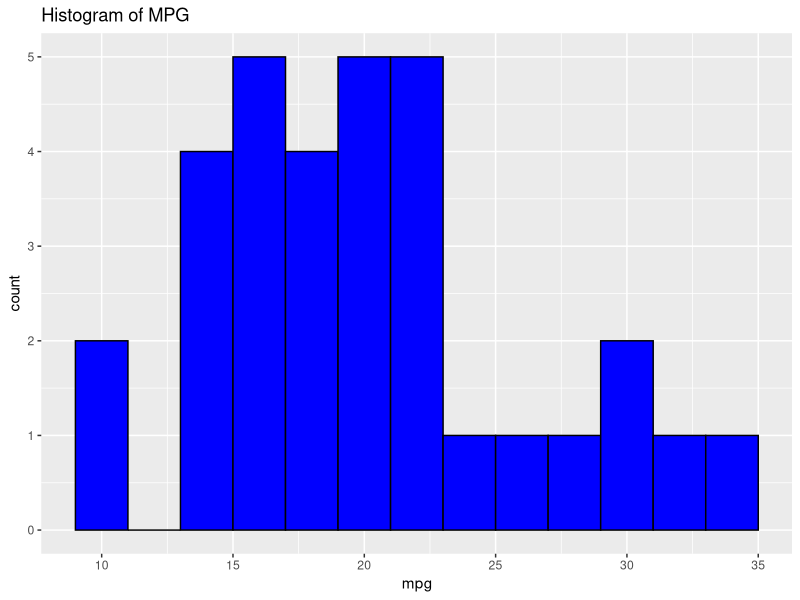
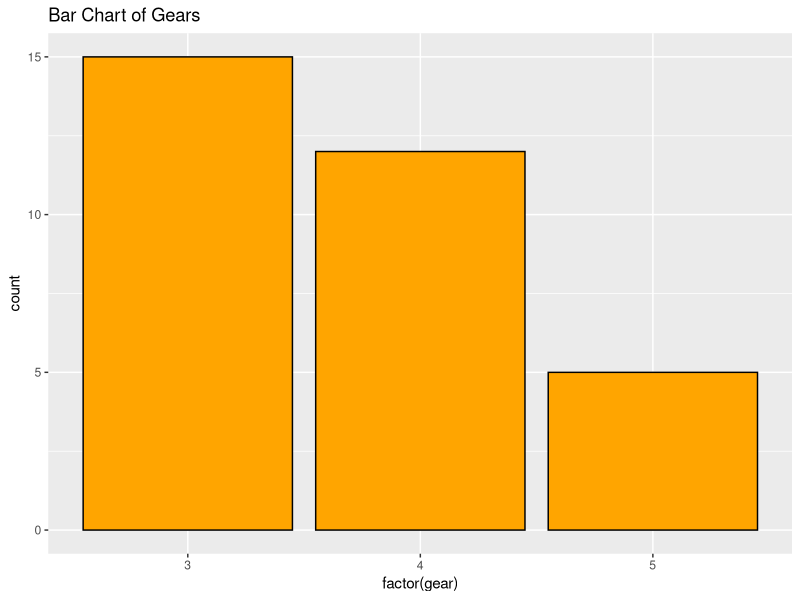
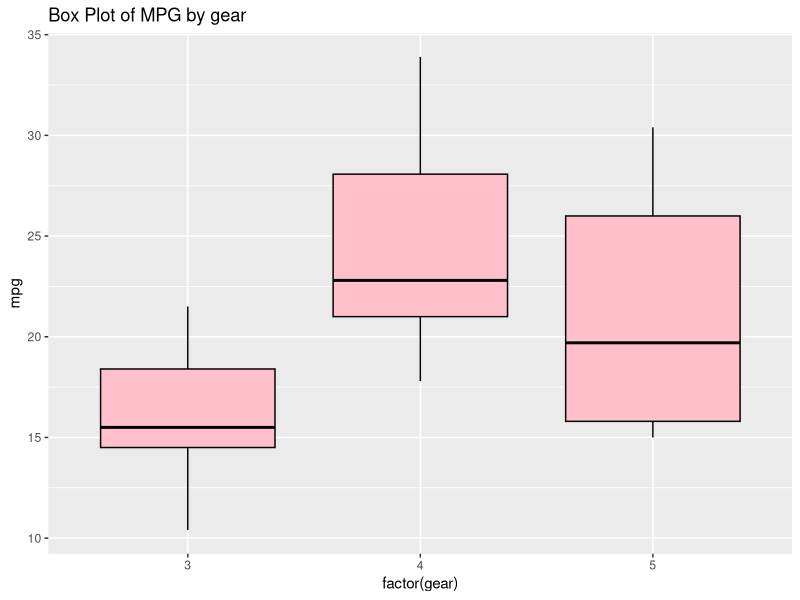
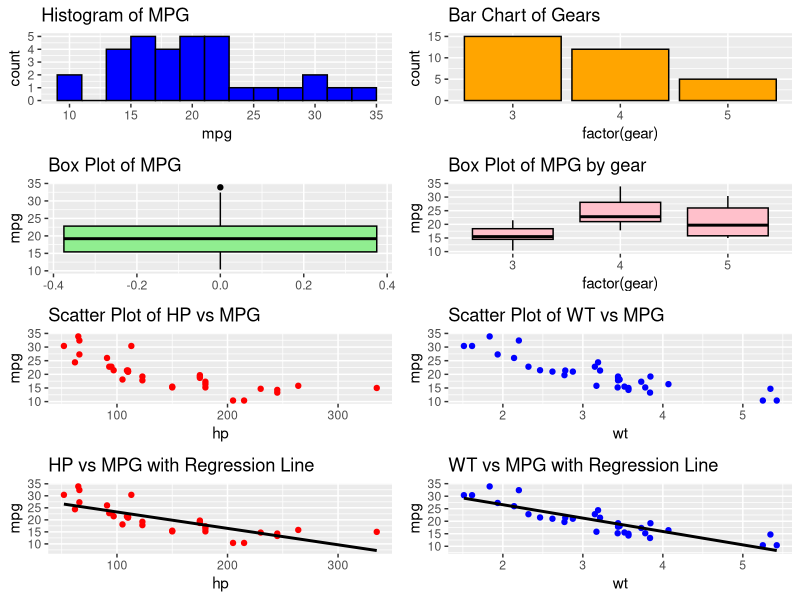

Write R code to recreate these figures, in order.
mtcars
colnames(mtcars)

library(ggplot2)
str(mtcars)
g1 <- ggplot(mtcars, aes(x = mpg)) + 
  geom_histogram(binwidth = 2, fill = 'blue', color = 'black') + 
  ggtitle("Histogram of MPG")
g1

g2 <- ggplot(mtcars, aes(x = factor(gear))) + 
  geom_bar(fill = 'orange', color = 'black') + 
  ggtitle("Bar Chart of Gears")
g2

g3<- ggplot(mtcars, aes(y = mpg)) + 
  geom_boxplot(fill = 'lightgreen', color = 'black') + 
  ggtitle("Box Plot of MPG")

g4<- ggplot(mtcars, aes(x = factor(gear), y = mpg)) + 
  geom_boxplot(fill = 'pink', color = 'black') + 
  ggtitle("Box Plot of MPG by gear") 
g4

#scatter
colnames(mtcars)
g5<- ggplot(mtcars, aes(x = hp, y = mpg)) + 
  geom_point(color = 'red') + 
  ggtitle("Scatter Plot of HP vs MPG")

g6<- ggplot(mtcars, aes(x = wt, y = mpg)) + 
  geom_point(color = 'blue') + 
  ggtitle("Scatter Plot of WT vs MPG")

#scatter + regression
g7<- ggplot(mtcars, aes(x = hp, y = mpg)) + 
  geom_point(color = 'red') + 
  geom_smooth(method = "lm", se = FALSE, color = 'black') + 
  ggtitle("HP vs MPG with Regression Line")

g8<- ggplot(mtcars, aes(x = wt, y = mpg)) + 
  geom_point(color = 'blue') + 
  geom_smooth(method = "lm", se = FALSE, color = 'black') + 
  ggtitle("WT vs MPG with Regression Line")

library(gridExtra)
grid.arrange(g1,g2,g3,g4,g5,g6,g7,g8, ncol=2, nrow =4)
